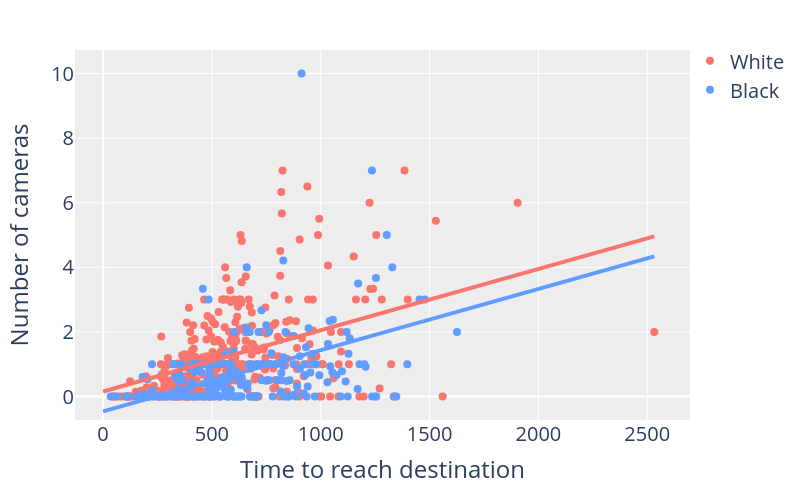

Here is the notebook cell this chart was saved with:
### Code cell
fig = go.Figure()

red = '#f8766d'
blue = '#619cff'

xmax = results.shortest_path.max()

xw = results.loc[results.majority == 'white'].shortest_path
yw = results.loc[results.majority == 'white'].n_cameras



fig.add_trace(go.Scatter(
    x=xw, 
    y=yw,
    mode='markers',
    marker=dict(
        color=red,
        size=8
    ),
     name='White'
    ))

xb = results.loc[results.majority == 'black'].shortest_path
yb = results.loc[results.majority == 'black'].n_cameras

fig.add_trace(go.Scatter(
    x=xb,
    y=yb,
    mode='markers',
    marker=dict(
        color=blue,
        size=8
    ),
    name='Black'
    ))



fig.add_shape(type='line', x0=0, y0=-0.4621, x1=xmax, y1=-0.4621+xmax*.001896, line=dict(color=blue, width=4))
fig.add_shape(type='line', x0=0, y0=-0.4621+.6163, x1=xmax, y1=-0.4621+.6163+xmax*.001896, line=dict(color=red, width=4))

fig.update_layout(
        #xaxis=dict(title="Day of Week",
                   #x=0.5),
        yaxis=dict(title="Number of cameras"),
        xaxis=dict(title="Time to reach destination"),
        height=500, 
        width=800,
        #legend_title_text='Week type',
        margin=dict(l=75, r=10, t=50, b=80),
        legend=dict(
                yanchor="bottom",
                y=.84,
                xanchor="left",
                x=1,
                orientation="v",
                font=dict(
                    #family="Courier",
                    size=20,
                   # color="black"
                ),
            ),
        font=dict(size=20), plot_bgcolor="#ededed",
    )

### Figure 1 — Plotly figure (JSON) as saved in the notebook; plotly's stock layout.template omitted (floating-point values rounded to 4 significant figures; data arrays with more than 128 entries replaced by an {"elided": "..."} marker saying what was removed)
{"data": [{"marker": {"color": "#f8766d", "size": 8}, "mode": "markers", "name": "White", "type": "scatter", "x": {"elided": "408 float values"}, "y": {"elided": "408 float values"}}, {"marker": {"color": "#619cff", "size": 8}, "mode": "markers", "name": "Black", "type": "scatter", "x": {"elided": "212 float values"}, "y": {"elided": "212 float values"}}], "layout": {"font": {"size": 20}, "height": 500, "legend": {"font": {"size": 20}, "orientation": "v", "x": 1, "xanchor": "left", "y": 0.84, "yanchor": "bottom"}, "margin": {"b": 80, "l": 75, "r": 10, "t": 50}, "plot_bgcolor": "#ededed", "shapes": [{"line": {"color": "#619cff", "width": 4}, "type": "line", "x0": 0, "x1": 2532.0, "y0": -0.4621, "y1": 4.339}, {"line": {"color": "#f8766d", "width": 4}, "type": "line", "x0": 0, "x1": 2532.0, "y0": 0.1542, "y1": 4.955}], "width": 800, "xaxis": {"title": {"text": "Time to reach destination"}}, "yaxis": {"title": {"text": "Number of cameras"}}}}
